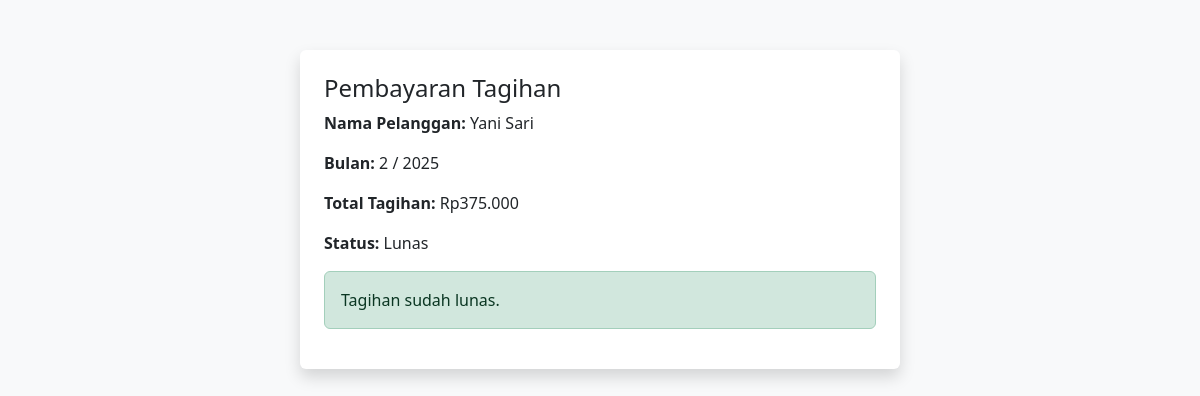
The app's page /bayar.php?id=1752314874 (signed in) with its own data.
### tables this page shows
CREATE TABLE `tagihan` (
  `id_tagihan` int(11) NOT NULL,
  `id_pelanggan` int(11) DEFAULT NULL,
  `bulan` int(11) DEFAULT NULL,
  `tahun` int(11) DEFAULT NULL,
  `jumlah_kwh` int(11) DEFAULT NULL,
  `jumlah_tagihan` int(11) DEFAULT NULL,
  `status_pembayaran` enum('Belum Bayar','Menunggu Konfirmasi','Lunas') DEFAULT 'Belum Bayar',
  `bukti_transfer` varchar(255) DEFAULT NULL
);

CREATE TABLE `pelanggan` (
  `id_pelanggan` int(11) NOT NULL,
  `nama_pelanggan` varchar(100) DEFAULT NULL,
  `alamat` varchar(100) DEFAULT NULL,
  `daya` int(11) DEFAULT NULL,
  `id_user` int(11) DEFAULT NULL
);

### bayar.php (the view, shortened to what this page needs)
<?php
include "koneksi.php";
$id_tagihan = $_GET['id'];
$query = mysqli_query($koneksi, "SELECT t.*, p.nama_pelanggan FROM tagihan t
    JOIN pelanggan p ON t.id_pelanggan = p.id_pelanggan
    WHERE t.id_tagihan = '$id_tagihan'");
$data = mysqli_fetch_assoc($query);
?>
<!DOCTYPE html>
<html lang="id">
<head>
    <link href="https://cdn.jsdelivr.net/npm/bootstrap@5.3.0/dist/css/bootstrap.min.css" rel="stylesheet">
</head>
<body>
<div class="container bg-white p-4 rounded shadow">
    <h4>Pembayaran Tagihan</h4>
    <p><strong>Nama Pelanggan:</strong> <?= $data['nama_pelanggan']; ?></p>
    <p><strong>Bulan:</strong> <?= $data['bulan']; ?> / <?= $data['tahun']; ?></p>
    <p><strong>Total Tagihan:</strong> Rp<?= number_format($data['jumlah_tagihan'], 0, ',', '.'); ?></p>
    <p><strong>Status:</strong> <?= $data['status_pembayaran']; ?></p>
    <?php if ($data['status_pembayaran'] == 'Belum Bayar') : ?>
        <div class="qr-box text-center my-4">
            <p>Silakan transfer ke QR berikut:</p>
            <img src="img/qris.jpg" alt="QRIS" class="img-fluid">
        </div>
        <form method="post" enctype="multipart/form-data">
            <div class="mb-3">
                <label class="form-label">Upload Bukti Pembayaran:</label>
                <input type="file" name="bukti" class="form-control" required>
            </div>
            <button type="submit" class="btn btn-primary">Upload Bukti</button>
        </form>
    <?php else : ?>
        <div class="alert alert-success">Tagihan sudah lunas.</div>
    <?php endif; ?>
</div>
</body>
</html>

### bayar.php (style rules this page uses)
body { background-color: #f8f9fa; }
.container { max-width: 600px; margin-top: 50px; }

### records on screen
tagihan: id_pelanggan.nama_pelanggan "Yani Sari", bulan "2", tahun "2025", jumlah_tagihan "375.000", status_pembayaran "Lunas"
